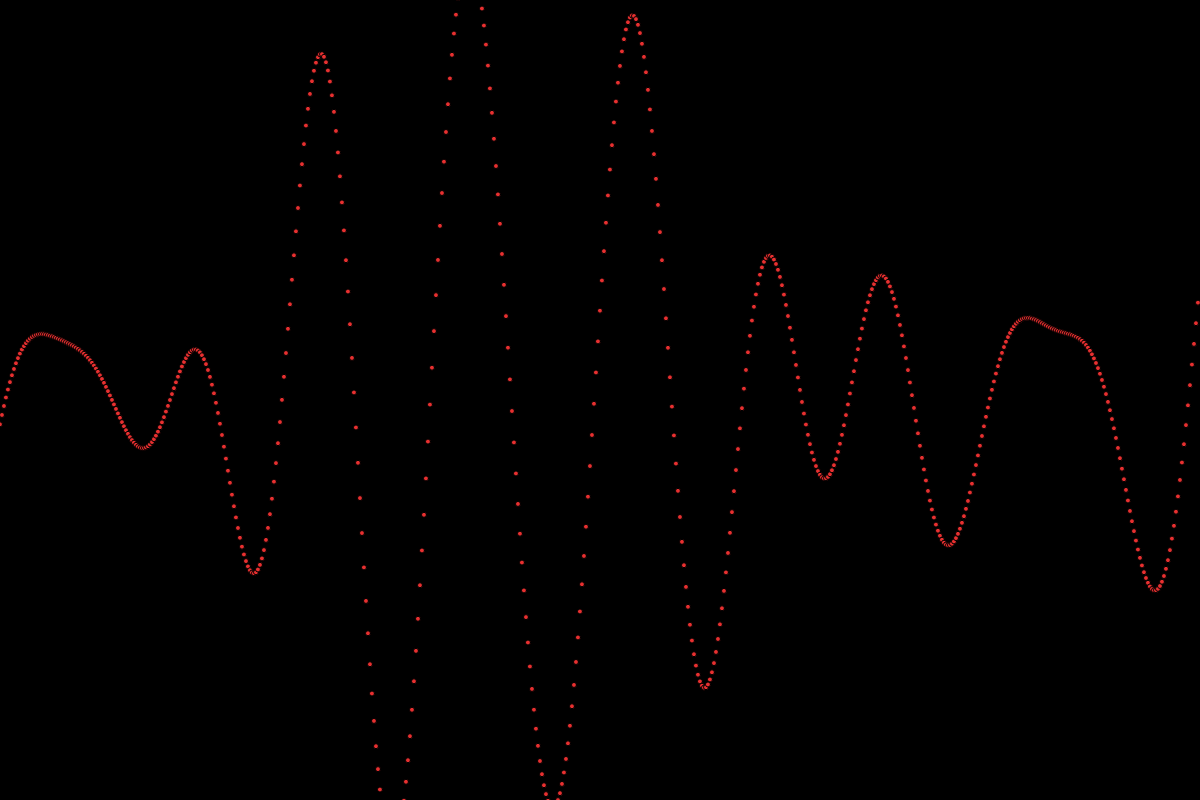
Frame 1 (no input)
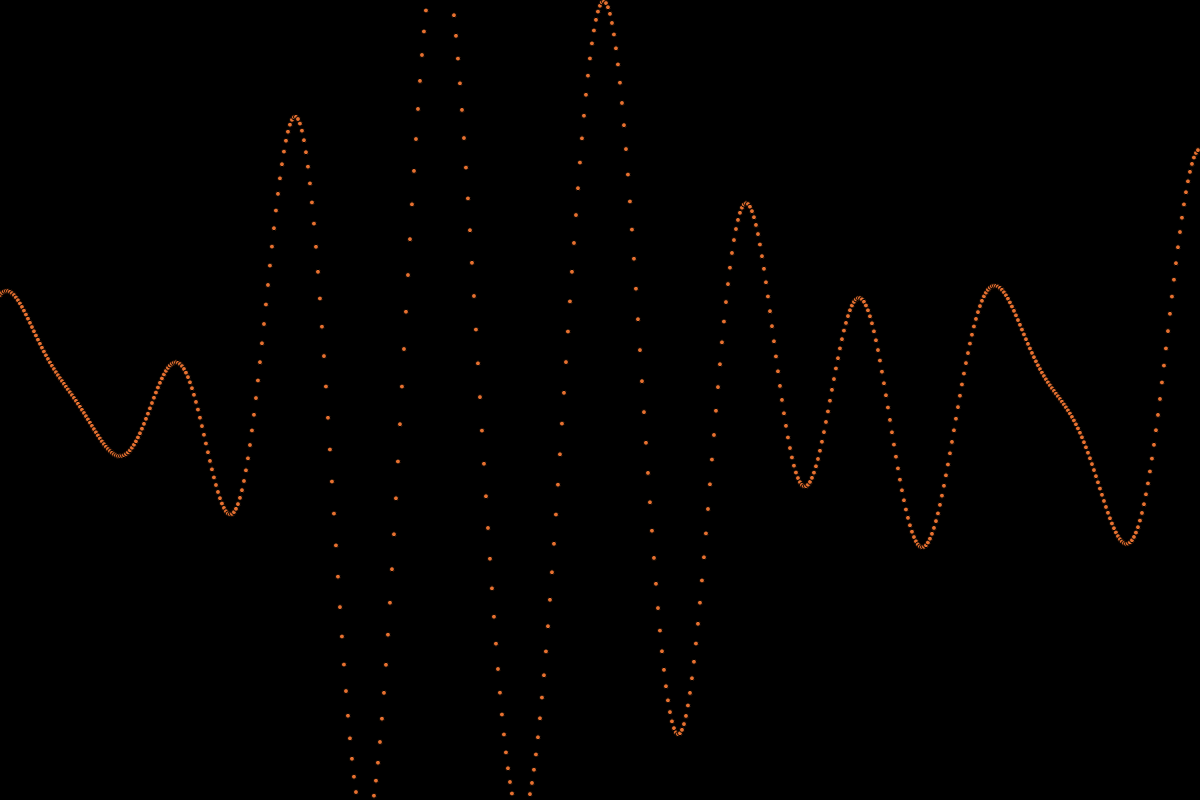
Frame 60 (no input)
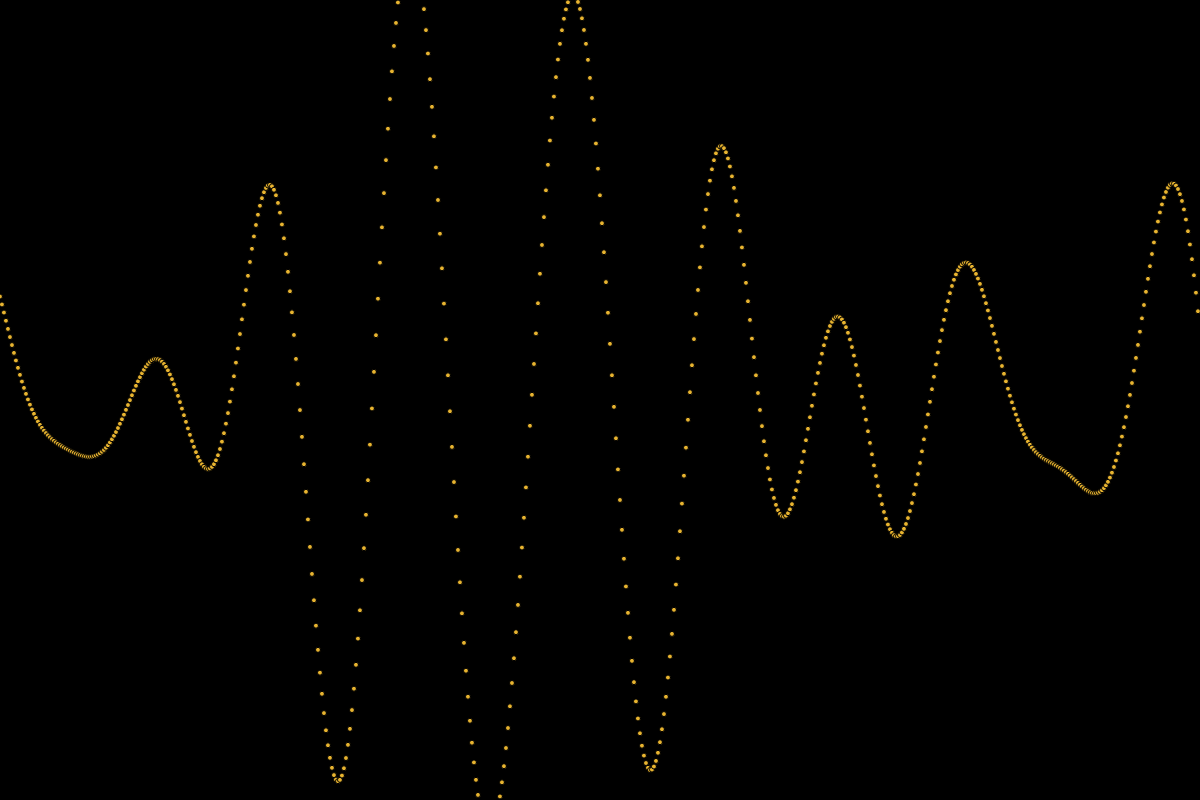
Frame 120 (the mouse pressed at the canvas centre since frame 60)

The p5.js sketch that drew these frames (run headless with seeded random() and noise() and a simulated clock; from frame 60 on, the mouse is pressed at the canvas centre):

// p5.js sketch
// ── sketch.js
class Wave {
  constructor(amp, period, phase){
    this.amplitude = amp;
    this.period = period;
    this.phase = phase;
  }

  evaluate(x) {
    return sin(x * TWO_PI/this.period + this.phase) * this.amplitude
  }

  update() {
    this.phase += 0.02
    if(abs(this.phase - TWO_PI) < 0.01 ) {
      this.phase = 0;
    }
    return
  }
}

let waves = [];

function setup() {
  createCanvas(1200, 800);
  for (let i = 0; i < 20; i++) {
    waves[i] = new Wave(random(10, 100), random(101, 200), random(0, TWO_PI))
  }
}

let hue = 0;

function draw() {
  background(0);
  if( hue == 100){
    hue = 0;
  }
  
  for (let x = 0; x < width; x += 2) {

    colorMode(HSL, 100)
    let c = color(hue, 80, 55);
    fill(c)
    let y = 0;
    for(let wave of waves){
      y += wave.evaluate(x)
    }
    //noStroke()
    ellipse(x, y + height/2, 5)
  }
  hue += 0.1
  for(let wave of waves) {
    wave.update()
    
  }
}
